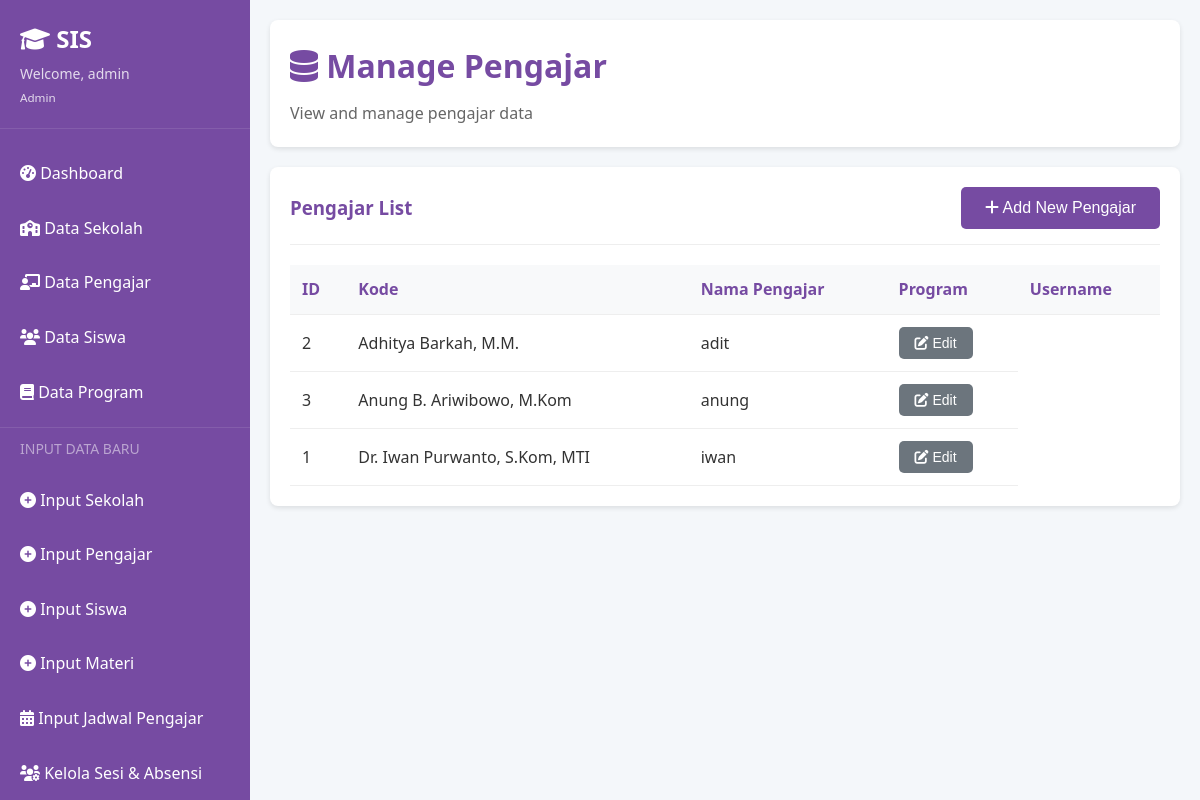
Page /admin/data/pengajar (signed in) on the committed database.
### tables this page shows
CREATE TABLE Pengajar (
            id INTEGER PRIMARY KEY AUTOINCREMENT,
            kode_pengajar TEXT UNIQUE NOT NULL,
            nama_pengajar TEXT NOT NULL,
            program TEXT NOT NULL,
            user_id INTEGER,
            FOREIGN KEY (user_id) REFERENCES User(id)
        );

CREATE TABLE User (
            id INTEGER PRIMARY KEY AUTOINCREMENT,
            username TEXT UNIQUE NOT NULL,
            password TEXT NOT NULL,
            role TEXT NOT NULL CHECK (role IN ('admin', 'pengajar', 'siswa'))
        );

### app.py (the view, shortened to what this page needs)
@app.route('/admin/data/<tipe>')
@role_required('admin')
def admin_manage_data(tipe):
    db = get_db()
    if tipe == 'sekolah':
        data = db.execute('SELECT * FROM Sekolah ORDER BY nama_sekolah').fetchall()
        columns = ['ID', 'Kode', 'Nama Sekolah', 'Alamat', 'Jenis']
    elif tipe == 'pengajar':
        data = db.execute('''
            SELECT p.id, p.kode_pengajar, p.nama_pengajar, p.program, u.username
            FROM Pengajar p
            LEFT JOIN User u ON p.user_id = u.id
            ORDER BY p.nama_pengajar
        ''').fetchall()
        columns = ['ID', 'Kode', 'Nama Pengajar', 'Program', 'Username']
    elif tipe == 'program':
        data = db.execute('SELECT * FROM Program ORDER BY nama_program').fetchall()
        columns = ['ID', 'Nama Program']
    else:
        flash('Tipe data tidak valid', 'error')
        return redirect(url_for('admin_dashboard'))
    return render_template('admin_manage_data.html', data=data, columns=columns, tipe=tipe)

### app.py (called while the page is built)
def get_db():
    if 'db' not in g:
        g.db = sqlite3.connect(DATABASE, detect_types=sqlite3.PARSE_DECLTYPES)
        g.db.row_factory = sqlite3.Row
    return g.db

def role_required(role):
    def decorator(f):
        @wraps(f)
        def decorated_function(*args, **kwargs):
            if 'user_id' not in session:
                return redirect(url_for('login'))
            db = get_db()
            user = db.execute('SELECT role FROM User WHERE id = ?', (session['user_id'],)).fetchone()
            if not user or user['role'] != role:
                flash('Akses ditolak. Anda tidak memiliki izin.', 'error')
                return redirect(url_for('login'))
            return f(*args, **kwargs)
        return decorated_function
    return decorator

### templates/admin_manage_data.html (shortened to what this page needs)
{% extends "layout.html" %}
{% block content %}
<div class="content-header">
    <h1><i class="fas fa-database"></i> Manage {{ tipe.title() }}</h1>
    <p>View and manage {{ tipe }} data</p>
</div>
<div class="card">
    <div class="card-header">
        <div class="flex justify-between align-center">
            <h3>{{ tipe.title() }} List</h3>
            <button class="btn btn-primary" onclick="alert('Add new {{ tipe }} feature coming soon!')">
                <i class="fas fa-plus"></i> Add New {{ tipe.title() }}
            </button>
        </div>
    </div>
    {% if data %}
        <table class="table">
            <thead>
                <tr>
                    {% for column in columns %}
                        <th>{{ column }}</th>
                    {% endfor %}
                </tr>
            </thead>
            <tbody>
                {% for item in data %}
                <tr>
                    {% if tipe == 'sekolah' %}
                        <td>{{ item.id }}</td>
                        <td>{{ item.kode_sekolah }}</td>
                        <td>{{ item.nama_sekolah }}</td>
                        <td>{{ item.alamat }}</td>
                        <td>
                            <span class="badge {{ 'badge-success' if item.jenis_sekolah == 'Muslim' else 'badge-info' }}">
                                {{ item.jenis_sekolah }}
                            </span>
                        </td>
                    {% elif tipe == 'pengajar' %}
                        <td>{{ item.id }}</td>
                        <td>{{ item.nama_pengajar }}</td>
                        <td>{{ item.username if item.username else 'No account' }}</td>
                        <td>
                            <button class="btn btn-sm btn-secondary" onclick="alert('Edit feature coming soon!')">
                                <i class="fas fa-edit"></i> Edit
                            </button>
                        </td>
                    {% elif tipe == 'program' %}
                        <td>{{ item.id }}</td>
                        <td>{{ item.nama_program }}</td>
                    {% elif tipe == 'siswa' %}
                        <td>{{ item.id }}</td>
                        <td>{{ item.nama_siswa }}</td>
                        <td>{{ item.nama_sekolah }}</td>
                        <td>{{ item.username if item.username else 'No account' }}</td>
                    {% endif %}
                </tr>
                {% endfor %}
            </tbody>
        </table>
    {% else %}
        <div class="text-center" style="padding: 40px;">
            <i class="fas fa-database" style="font-size: 48px; color: #ddd; margin-bottom: 20px;"></i>
            <p>No {{ tipe }} data found.</p>
        </div>
    {% endif %}
</div>
{% endblock %}

### static/style.css (style rules this page uses)
* { margin: 0; padding: 0; box-sizing: border-box; }
body { font-family: 'Segoe UI', Tahoma, Geneva, Verdana, sans-serif; background-color: #f4f7fa; color: #333; line-height: 1.6; }
.btn { display: inline-block; padding: 12px 24px; border: none; border-radius: 5px; cursor: pointer; text-decoration: none; text-align: center; font-size: 16px; font-weight: 500; transition: all 0.3s ease; }
.btn-primary { background-color: #764ba2; color: white; }
.btn-secondary { background-color: #6c757d; color: white; }
.btn-sm { padding: 8px 16px; font-size: 14px; }
.content-header { background: white; padding: 20px; border-radius: 8px; margin-bottom: 20px; box-shadow: 0 2px 5px rgba(0, 0, 0, 0.1); }
.content-header h1 { color: #764ba2; margin-bottom: 10px; }
.content-header p { color: #666; margin: 0; }
.card { background: white; border-radius: 8px; padding: 20px; margin-bottom: 20px; box-shadow: 0 2px 5px rgba(0, 0, 0, 0.1); }
.card-header { border-bottom: 1px solid #eee; padding-bottom: 15px; margin-bottom: 20px; }
.card-header h3 { color: #764ba2; margin: 0; }
.table { width: 100%; border-collapse: collapse; margin-top: 20px; }
.table th, .table td { padding: 12px; text-align: left; border-bottom: 1px solid #eee; }
.table th { background-color: #f8f9fa; font-weight: 600; color: #764ba2; }
.flex { display: flex; }
.justify-between { justify-content: space-between; }
.align-center { align-items: center; }

### rows in the picture
Pengajar: id "2", nama_pengajar "Adhitya Barkah, M.M.", username "adit"
Pengajar: id "3", nama_pengajar "Anung B. Ariwibowo, M.Kom", username "anung"
Pengajar: id "1", nama_pengajar "Dr. Iwan Purwanto, S.Kom, MTI", username "iwan"

### other values in the picture
{{ session.username }} "admin"
{{ session.role.title() }} "Admin"
{{ tipe.title() }} "Pengajar"
{{ tipe }} "pengajar"
{{ column }} "ID" "Kode" "Nama Pengajar" "Program" "Username"
